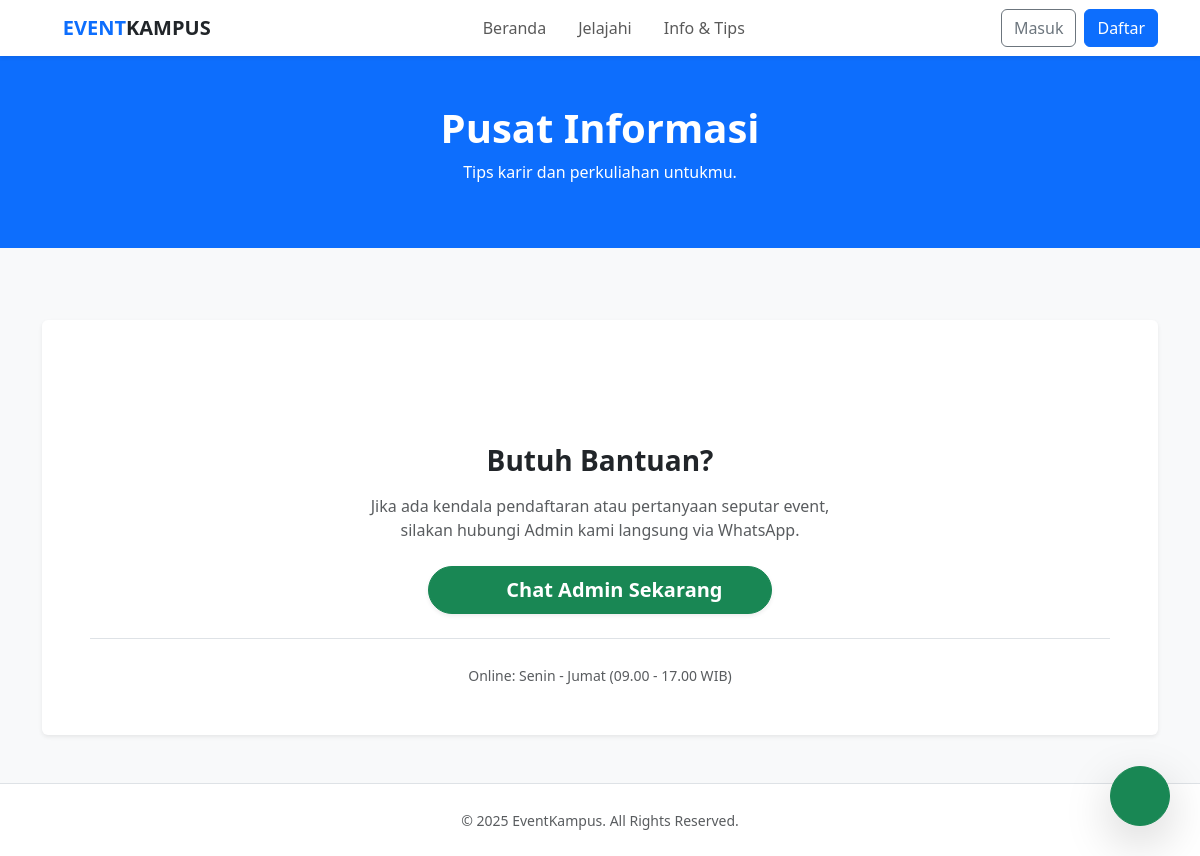
/pages/info_tips.php, run on an earlier commit of the app's database.
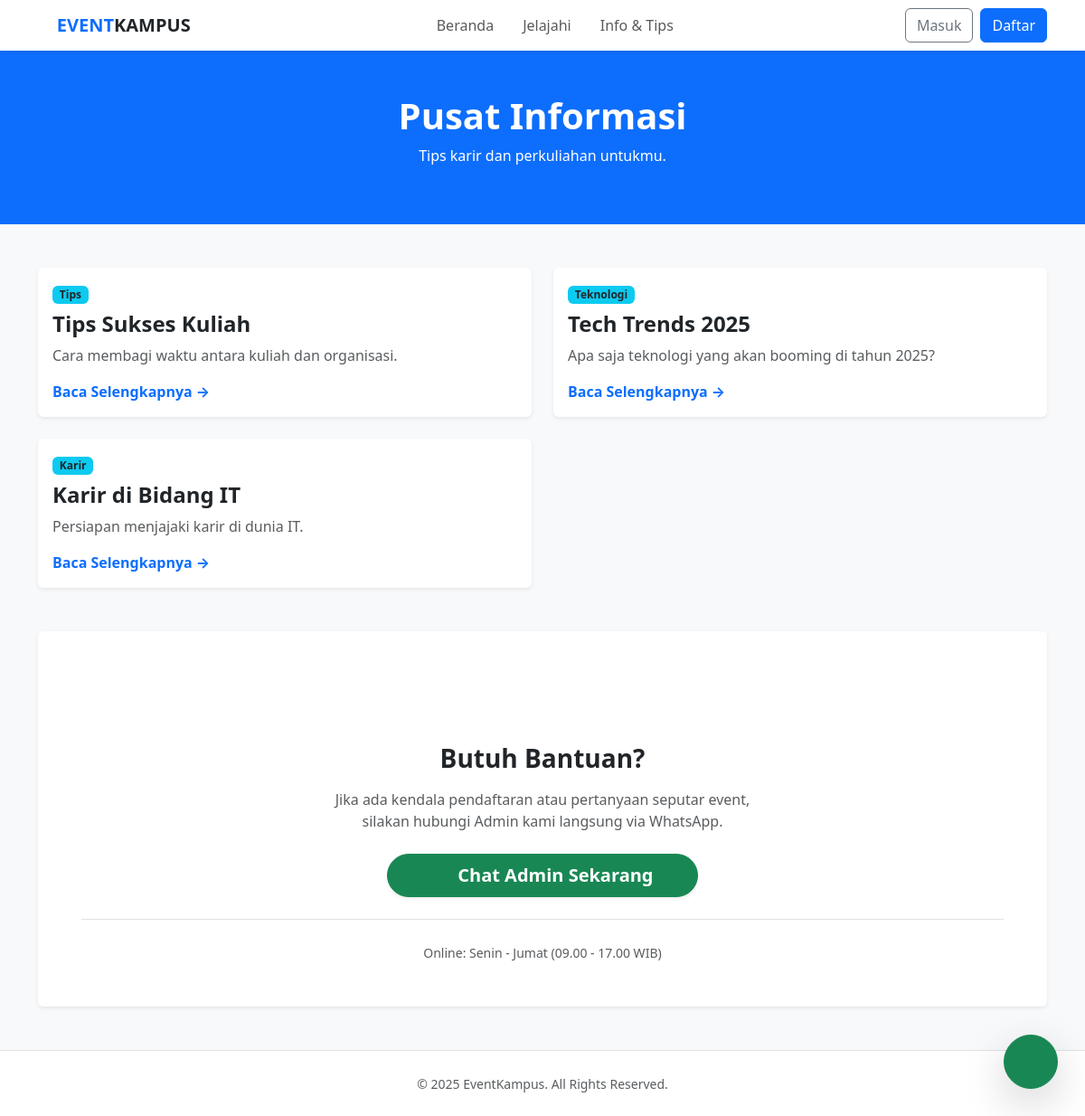
And on a later commit of the database.
### tables this page shows
CREATE TABLE `articles` (
    `id` int NOT NULL,
    `title` varchar(200) NOT NULL,
    `category` varchar(50) DEFAULT NULL,
    `summary` text,
    `content` text,
    `author` varchar(100) DEFAULT 'Admin',
    `created_at` timestamp NULL DEFAULT CURRENT_TIMESTAMP
);

### pages/info_tips.php (the view, shortened to what this page needs)
<?php
require_once __DIR__ . '/../includes/header.php';
$articles = $conn->query("SELECT * FROM articles ORDER BY created_at DESC");
?>
<div class="bg-primary text-white py-5 mb-5 text-center">
    <h1 class="fw-bold">Pusat Informasi</h1>
    <p>Tips karir dan perkuliahan untukmu.</p>
</div>
<div class="container pb-5">
    <div class="row g-4 mb-5">
        <?php while($art = $articles->fetch_assoc()): ?>
        <div class="col-md-6">
            <div class="card border-0 shadow-sm h-100">
                <div class="card-body">
                    <span class="badge bg-info text-dark mb-2"><?= $art['category'] ?></span>
                    <h4 class="fw-bold">
                        <a href="detail_article.php?id=<?= $art['id'] ?>" class="text-dark text-decoration-none">
                            <?= htmlspecialchars($art['title']) ?>
                        </a>
                    </h4>
                    <p class="text-muted"><?= $art['summary'] ?></p>
                    <a href="detail_article.php?id=<?= $art['id'] ?>" class="text-decoration-none fw-bold">
                        Baca Selengkapnya &rarr;
                    </a>
                </div>
            </div>
        </div>
        <?php endwhile; ?>
    </div>
    <div class="card border-0 shadow-sm bg-white overflow-hidden">
        <div class="card-body p-5 text-center">
            <div class="mb-3 text-success">
                <i class="bi bi-whatsapp fs-1"></i>
            </div>
            <h3 class="fw-bold mb-3">Butuh Bantuan?</h3>
            <p class="text-muted mb-4">
                Jika ada kendala pendaftaran atau pertanyaan seputar event,<br>
                silakan hubungi Admin kami langsung via WhatsApp.
            </p>
            <a href="https://wa.me/62895403345875?text=Halo%20Admin,%20saya%20butuh%20bantuan." target="_blank" class="btn btn-success btn-lg rounded-pill px-5 fw-bold shadow-sm">
                <i class="bi bi-chat-dots-fill me-2"></i> Chat Admin Sekarang
            </a>
            <div class="mt-4 pt-4 border-top">
                <small class="text-muted">Online: Senin - Jumat (09.00 - 17.00 WIB)</small>
            </div>
        </div>
    </div>
</div>
<?php require_once __DIR__ . '/../includes/footer.php'; ?>

### includes/header.php (shortened to what this page needs)
<?php
require_once __DIR__ . '/../config/database.php';
?>
<!DOCTYPE html>
<html lang="id">
<head>
    <link rel="stylesheet" href="<?= BASE_URL ?>/node_modules/bootstrap/dist/css/bootstrap.min.css">
    <link rel="stylesheet" href="<?= BASE_URL ?>/node_modules/bootstrap-icons/font/bootstrap-icons.min.css">
    <link rel="stylesheet" href="<?= BASE_URL ?>/css/style.css">
</head>
<body class="bg-light d-flex flex-column min-vh-100">
    <nav class="navbar navbar-expand-lg navbar-light bg-white shadow-sm sticky-top">
        <div class="container">
            <a class="navbar-brand text-primary fw-bold" href="<?= BASE_URL ?>/index.php">
                <i class="bi bi-calendar-event"></i> EVENT<span class="text-dark">KAMPUS</span>
            </a>
            <div class="collapse navbar-collapse" id="navbarNav">
                <ul class="navbar-nav mx-auto">
                    <li class="nav-item"><a class="nav-link px-3" href="<?= BASE_URL ?>/index.php">Beranda</a>
                    </li>
                    <li class="nav-item"><a class="nav-link px-3" href="<?= BASE_URL ?>/index.php#events">Jelajahi</a>
                    </li>
                    <li class="nav-item"><a class="nav-link px-3" href="<?= BASE_URL ?>/pages/info_tips.php">Info &
                            Tips</a></li>
                </ul>
                <ul class="navbar-nav gap-2 align-items-center">
                    <?php if (isset($_SESSION['user_id'])): ?>
                        <?php if ($_SESSION['role'] == 'admin'): ?>
                            <li class="nav-item">
                                <a class="nav-link fw-bold text-primary" href="<?= BASE_URL ?>/admin/manage_events.php">
                                    <i class="bi bi-calendar-check-fill"></i> Kelola Event
                                </a>
                            </li>
                            <li class="nav-item">
                                <a class="nav-link fw-bold text-success" href="<?= BASE_URL ?>/admin/manage_articles.php">
                                    <i class="bi bi-newspaper"></i> Kelola Artikel
                                </a>
                            </li>
                            <li class="nav-item">
                                <a class="nav-link fw-bold text-danger" href="<?= BASE_URL ?>/admin/manage_users.php">
                                    <i class="bi bi-shield-lock-fill"></i> Kelola User
                                </a>
                            </li>
                        <?php endif; ?>
                        <?php
                        $uid = $_SESSION['user_id'];
                        $notif_count = 0;
                        if (isset($conn)) {
                            $q = $conn->query("SELECT COUNT(*) as u FROM notifications WHERE user_id=$uid AND is_read=0");
                            if ($q)
                                $notif_count = $q->fetch_assoc()['u'];
                        }
                        ?>
                        <li class="nav-item me-2 position-relative">
                            <a class="nav-link text-secondary" href="<?= BASE_URL ?>/pages/notifications.php">
                                <i class="bi bi-bell-fill fs-5"></i>
                                <?php if ($notif_count > 0): ?>
                                    <span
                                        class="position-absolute top-0 start-100 translate-middle badge rounded-pill bg-danger"
                                        style="font-size:0.6rem">
                                        <?= $notif_count > 9 ? '9+' : $notif_count ?>
                                    </span>
                                <?php endif; ?>
                            </a>
                        </li>
                        <li class="nav-item dropdown">
                            <a class="nav-link dropdown-toggle btn btn-outline-light text-dark border-0" href="#"
                                id="userDropdown" role="button" data-bs-toggle="dropdown" aria-expanded="false">
                                <i class="bi bi-person-circle fs-5 align-middle me-1"></i>
                                <span class="fw-bold align-middle"><?= explode(' ', $_SESSION['name'])[0] ?></span>
                            </a>
                            <ul class="dropdown-menu dropdown-menu-end shadow border-0" aria-labelledby="userDropdown">
                                <li><a class="dropdown-item py-2" href="<?= BASE_URL ?>/pages/dashboard.php"><i
                                            class="bi bi-speedometer2 me-2 text-primary"></i> Dashboard</a></li>
                                <li><a class="dropdown-item py-2" href="<?= BASE_URL ?>/user_profile/profile.php"><i
                                            class="bi bi-person-badge me-2 text-info"></i> Profil Saya</a></li>
                                <li><a class="dropdown-item py-2" href="<?= BASE_URL ?>/user_profile/settings.php"><i
                                            class="bi bi-gear me-2 text-secondary"></i> Pengaturan</a></li>
                                <li>
                                    <hr class="dropdown-divider">
                                </li>
                                <li><a class="dropdown-item py-2 text-danger fw-bold"
                                        href="<?= BASE_URL ?>/auth/logout.php"><i class="bi bi-box-arrow-right me-2"></i>
                                        Keluar</a></li>
                            </ul>
                        </li>
                    <?php else: ?>
                        <li class="nav-item"><a class="btn btn-outline-secondary"
                                href="<?= BASE_URL ?>/auth/login.php">Masuk</a></li>
                        <li class="nav-item"><a class="btn btn-primary" href="<?= BASE_URL ?>/auth/register.php">Daftar</a>
                        </li>
                    <?php endif; ?>
                </ul>
            </div>
        </div>
    </nav>

### includes/footer.php (shortened to what this page needs)
<footer class="bg-white text-center py-4 mt-auto border-top">
    <div class="container">
        <small class="text-muted">&copy; 2025 EventKampus. All Rights Reserved.</small>
    </div>
</footer>
<a href="https://wa.me/62895403345875?text=Halo%20Admin,%20tolong%20bantu%20saya." target="_blank"
    class="btn btn-success rounded-circle shadow-lg d-flex align-items-center justify-content-center text-white"
    style="position: fixed; bottom: 30px; right: 30px; width: 60px; height: 60px; z-index: 9999; transition: transform 0.2s;"
    onmouseover="this.style.transform='scale(1.1)'" onmouseout="this.style.transform='scale(1)'" title="Hubungi Admin">
    <i class="bi bi-whatsapp fs-2"></i>
</a>
</body>
</html>

### assets/css/style.css (style rules this page uses)
.navbar-brand { font-weight: 800; }

What changed in the data, as far as the page shows it:
added articles: category "Tips", title "Tips Sukses Kuliah", summary "Cara membagi waktu antara kuliah dan organisasi."
added articles: category "Teknologi", title "Tech Trends 2025", summary "Apa saja teknologi yang akan booming di tahun 2025?"
added articles: category "Karir", title "Karir di Bidang IT", summary "Persiapan menjajaki karir di dunia IT."
